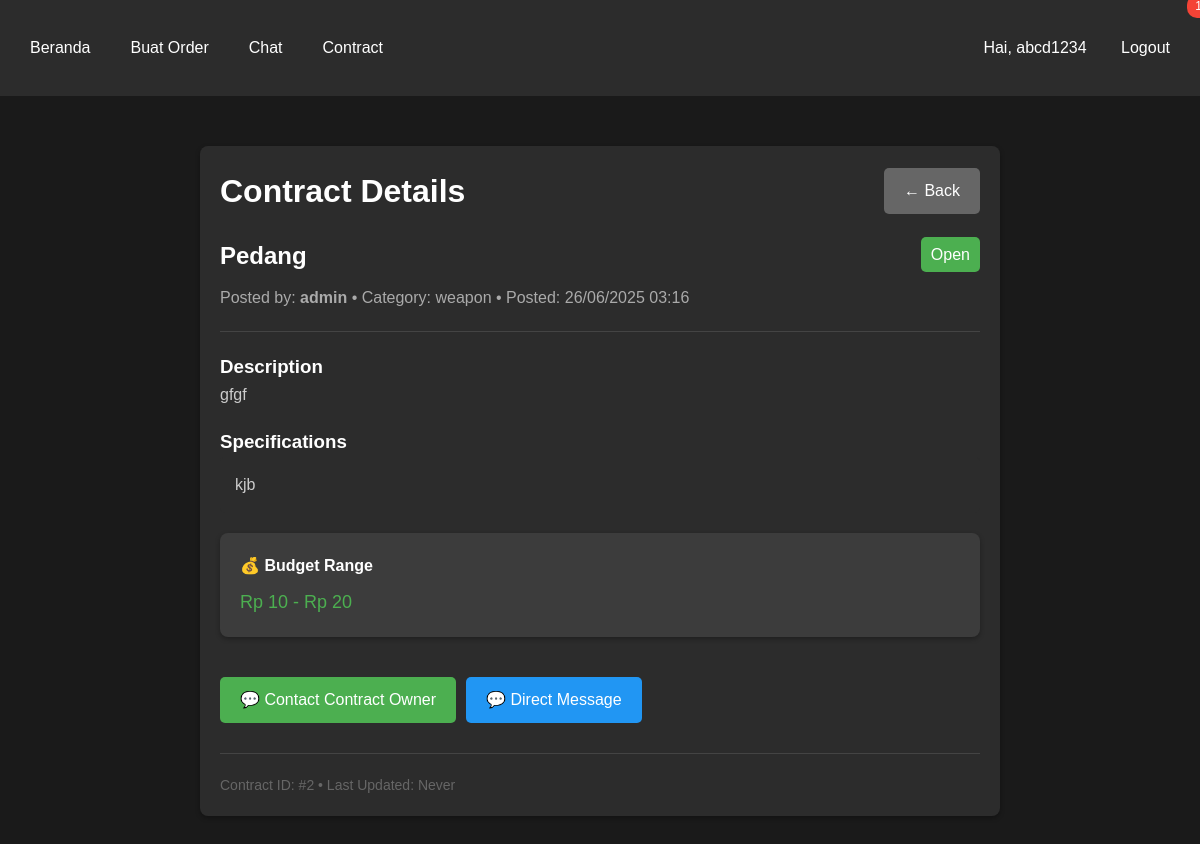
The page /black_market/index.php?controller=contract&action=detail&id=2 (signed in) on the database its author committed.
### tables this page shows
CREATE TABLE `contract` (
  `contract_id` int NOT NULL,
  `user_id` int NOT NULL,
  `title` varchar(255) NOT NULL,
  `description` text NOT NULL,
  `specifications` text,
  `budget_min` decimal(10,2) DEFAULT NULL,
  `budget_max` decimal(10,2) DEFAULT NULL,
  `category_id` int DEFAULT NULL,
  `status` enum('open','in_progress','completed','cancelled') DEFAULT 'open',
  `deadline` date DEFAULT NULL,
  `created_at` timestamp NOT NULL DEFAULT CURRENT_TIMESTAMP,
  `updated_at` timestamp NULL DEFAULT NULL ON UPDATE CURRENT_TIMESTAMP
);

CREATE TABLE `user` (
  `user_id` int NOT NULL,
  `username` varchar(45) NOT NULL,
  `password` varchar(100) NOT NULL,
  `email` varchar(100) DEFAULT NULL,
  `created_at` timestamp NOT NULL DEFAULT CURRENT_TIMESTAMP
);

CREATE TABLE `categories` (
  `id_categories` int NOT NULL,
  `category_name` varchar(45) DEFAULT NULL
);

### black_market/config/core.php (called while the page is built, shortened)
<?php
spl_autoload_register(function ($class_name) {
    $directories = array(
        'models/',
        'controllers/',
        'config/'
    );
    foreach ($directories as $directory) {
        $file = $directory . $class_name . '.php';
        if (file_exists($file)) {
            return;
        }
    }
});
function isLoggedIn() {
    return isset($_SESSION['user_id']);
}
?>

### black_market/controllers/ContractController.php (called while the page is built, shortened)
<?php
class ContractController {
    private $contract;
    public function __construct() {
        $database = new Database();
        $this->db = $database->getConnection();
        $this->contract = new Contract($this->db);
    }
    public function detail() {
        $contract_id = $_GET['id'] ?? '';
        $contract_data = $this->contract->readOne($contract_id);
        include 'views/contract/detail.php';
    }
}
?>

### black_market/config/database.php (called while the page is built, shortened)
<?php
class Database {
    private $host = "localhost";
    private $db_name = "black_market";
    private $username = "root";
    private $password = "";
    public function getConnection() {
        $this->conn = null;
        try {
            $this->conn = new PDO("mysql:host=" . $this->host . ";dbname=" . $this->db_name, $this->username, $this->password);
            $this->conn->setAttribute(PDO::ATTR_ERRMODE, PDO::ERRMODE_EXCEPTION);
            $this->conn->exec("set names utf8");
        } catch(PDOException $exception) {
            echo "Connection error: " . $exception->getMessage();
        }
        return $this->conn;
    }
}
?>

### black_market/models/Chat.php (called while the page is built, shortened)
<?php
class Chat {
    private $conn;
    private $table_name = "messages";
    public function __construct($db) {
        $this->conn = $db;
    }
    public function getUnreadCount($user_id) {
        $query = "SELECT COUNT(*) as unread_count
                  FROM " . $this->table_name . "
                  WHERE receiver_id = :user_id AND is_read = 0";
        $stmt = $this->conn->prepare($query);
        $stmt->bindParam(":user_id", $user_id);
        $stmt->execute();
        $row = $stmt->fetch(PDO::FETCH_ASSOC);
        return $row['unread_count'];
    }
}
?>

### black_market/models/Contract.php (called while the page is built, shortened)
<?php
class Contract {
    private $conn;
    private $table_name = "contract";
    public function __construct($db) {
        $this->conn = $db;
    }
    public function readOne($id) {
        $query = "SELECT c.*, u.username, u.user_id, cat.category_name
                  FROM " . $this->table_name . " c
                  LEFT JOIN user u ON c.user_id = u.user_id
                  LEFT JOIN categories cat ON c.category_id = cat.id_categories
                  WHERE c.contract_id = :id
                  LIMIT 1";
        $stmt = $this->conn->prepare($query);
        $stmt->bindParam(":id", $id);
        $stmt->execute();
        $row = $stmt->fetch(PDO::FETCH_ASSOC);
        if ($row) {
            return $row;
        }
        return false;
    }
}
?>

### black_market/views/contract/detail.php (the view, shortened to what this page needs)
<?php include 'views/layout/header.php'; ?>
<div style="max-width: 800px; margin: 0 auto;">
    <div class="card">
        <div style="display: flex; justify-content: space-between; align-items: center; margin-bottom: 20px;">
            <h1 style="margin: 0;">Contract Details</h1>
            <a href="<?= BASE_URL ?>index.php?controller=contract" class="btn" style="background-color: #666;">
                ← Back
            </a>
        </div>
        <div style="border-bottom: 1px solid #444; padding-bottom: 20px; margin-bottom: 20px;">
            <div style="display: flex; justify-content: space-between; align-items: start;">
                <h2 style="margin: 0;"><?= htmlspecialchars($contract_data['title']) ?></h2>
                <span style="background-color:
                     <?= $contract_data['status'] == 'open' ? '#4CAF50' :
                         ($contract_data['status'] == 'in_progress' ? '#2196F3' :
                         ($contract_data['status'] == 'completed' ? '#9E9E9E' : '#f44336')) ?>;
                     color: #fff; padding: 5px 10px; border-radius: 5px;">
                    <?= ucfirst(str_replace('_', ' ', $contract_data['status'])) ?>
                </span>
            </div>
            <p style="color: #aaa; margin-top: 10px;">
                Posted by: <strong><?= htmlspecialchars($contract_data['username']) ?></strong> •
                Category: <?= htmlspecialchars($contract_data['category_name'] ?: 'No Category') ?> •
                Posted: <?= date('d/m/Y H:i', strtotime($contract_data['created_at'])) ?>
            </p>
        </div>
        <div style="margin-bottom: 20px;">
            <h3>Description</h3>
            <p style="color: #ccc; line-height: 1.6;">
                <?= nl2br(htmlspecialchars($contract_data['description'])) ?>
            </p>
        </div>
        <?php if ($contract_data['specifications']): ?>
            <div style="margin-bottom: 20px;">
                <h3>Specifications</h3>
                <div style="background-color: #2c2c2c; padding: 15px; border-radius: 5px;">
                    <pre style="white-space: pre-wrap; margin: 0; font-family: inherit; color: #ccc;">
<?= htmlspecialchars($contract_data['specifications']) ?>
                    </pre>
                </div>
            </div>
        <?php endif; ?>
        <div style="display: grid; grid-template-columns: repeat(auto-fit, minmax(200px, 1fr)); gap: 20px; margin-bottom: 20px;">
            <div class="card" style="background-color: #3c3c3c;">
                <h4 style="margin-bottom: 10px;">💰 Budget Range</h4>
                <?php if ($contract_data['budget_min'] || $contract_data['budget_max']): ?>
                    <p style="font-size: 18px; color: #4CAF50;">
                        Rp <?= number_format($contract_data['budget_min'] ?: 0, 0, ',', '.') ?> -
                        Rp <?= number_format($contract_data['budget_max'] ?: 0, 0, ',', '.') ?>
                    </p>
                <?php else: ?>
                    <p style="font-size: 18px; color: #FFC107;">Negotiable</p>
                <?php endif; ?>
            </div>
        </div>
        <div style="display: flex; gap: 10px; flex-wrap: wrap;">
            <?php if ($contract_data['user_id'] == $_SESSION['user_id']): ?>
                <?php if ($contract_data['status'] == 'open'): ?>
                    <a href="<?= BASE_URL ?>index.php?controller=contract&action=edit&id=<?= $contract_data['contract_id'] ?>"
                       class="btn" style="background-color: #FFC107;">
                        ✏️ Edit Contract
                    </a>
                <?php endif; ?>
                <a href="<?= BASE_URL ?>index.php?controller=contract&action=myContracts"
                   class="btn" style="background-color: #2196F3;">
                    📋 My Contracts
                </a>
            <?php else: ?>
                <a href="<?= BASE_URL ?>index.php?controller=contract&action=contactOwner&id=<?= $contract_data['contract_id'] ?>"
                   class="btn" style="background-color: #4CAF50;">
                    💬 Contact Contract Owner
                </a>
                <a href="<?= BASE_URL ?>index.php?controller=chat&action=startChat&user_id=<?= $contract_data['user_id'] ?>"
                   class="btn" style="background-color: #2196F3;">
                    💬 Direct Message
                </a>
            <?php endif; ?>
        </div>
        <div style="margin-top: 30px; padding-top: 20px; border-top: 1px solid #444;">
            <p style="color: #666; font-size: 14px;">
                Contract ID: #<?= $contract_data['contract_id'] ?> •
                Last Updated: <?= $contract_data['updated_at'] ? date('d/m/Y H:i', strtotime($contract_data['updated_at'])) : 'Never' ?>
            </p>
        </div>
    </div>
</div>
<?php include 'views/layout/footer.php'; ?>

### black_market/index.php (shortened to what this page needs)
<?php
require_once 'config/core.php';
$controller = $_GET['controller'] ?? 'home';
$action     = $_GET['action'] ?? 'index';
$controller_class = ucfirst($controller) . 'Controller';
$controller_instance = new $controller_class();
if (method_exists($controller_instance, $action)) {
    $controller_instance->$action();
} elseif (method_exists($controller_instance, 'index')) {
    $controller_instance->index();
} else {
    http_response_code(404);
    echo "❌ Action <strong>$action()</strong> tidak ditemukan di <code>$controller_class</code>.";
    exit;
}
?>

### black_market/views/layout/header.php (shortened to what this page needs)
<!DOCTYPE html>
<html lang="id">
<head>
</head>
<body>
    <?php if (isLoggedIn()): ?>
    <nav>
        <div class="container">
            <ul>
                <li><a href="<?= BASE_URL ?>index.php">Beranda</a></li>
                <li><a href="<?= BASE_URL ?>index.php?controller=order&action=create">Buat Order</a></li>
                <li><a href="<?= BASE_URL ?>index.php?controller=chat">Chat</a>
                <li><a href="<?= BASE_URL ?>index.php?controller=contract">Contract</a></li>
                    <?php
                        $database = new Database();
                        $db = $database->getConnection();
                        $chat = new Chat($db);
                        $unread = $chat->getUnreadCount($_SESSION['user_id']);
                        if ($unread > 0):
                    ?>
                        <span class="unread-badge"><?= $unread ?></span>
                    <?php endif; ?>
                </li>
                <li style="margin-left: auto;">
                    <span style="margin-right: 20px;">Hai, <?= $_SESSION['username'] ?></span>
                    <a href="<?= BASE_URL ?>index.php?controller=auth&action=logout">Logout</a>
                </li>
            </ul>
        </div>
    </nav>
    <?php endif; ?>
    <div class="container">

### black_market/views/layout/footer.php
</div>
</body>
</html>

### black_market/views/layout/header.php (style rules this page uses)
* { margin: 0; padding: 0; box-sizing: border-box; }
body { font-family: Arial, sans-serif; background-color: #1a1a1a; color: #fff; line-height: 1.6; }
.container { max-width: 1200px; margin: 0 auto; padding: 20px; }
nav { background-color: #2c2c2c; padding: 15px 0; margin-bottom: 30px; }
nav ul { list-style: none; display: flex; gap: 20px; align-items: center; }
nav li { position: relative; }
nav a { color: #fff; text-decoration: none; padding: 5px 10px; border-radius: 5px; transition: background-color 0.3s; }
.card { background-color: #2c2c2c; border-radius: 8px; padding: 20px; margin-bottom: 20px; box-shadow: 0 2px 5px rgba(0,0,0,0.3); }
button, .btn { background-color: #4CAF50; color: #fff; padding: 10px 20px; border: none; border-radius: 5px; cursor: pointer; text-decoration: none; display: inline-block; transition: background-color 0.3s; }
.unread-badge { background-color: #f44336; color: #fff; border-radius: 10px; padding: 2px 8px; font-size: 12px; position: absolute; top: -5px; right: -10px; min-width: 20px; text-align: center; }

### rows shown on the page
contract: title "Pedang", status "Open", user.username "admin", category.category_name "weapon", created_at "26/06/2025 03:16", description "gfgf", specifications "kjb", budget_min "10", budget_max "20", contract_id "2"

### other values the page prints
$_SESSION['username'] "abcd1234"
